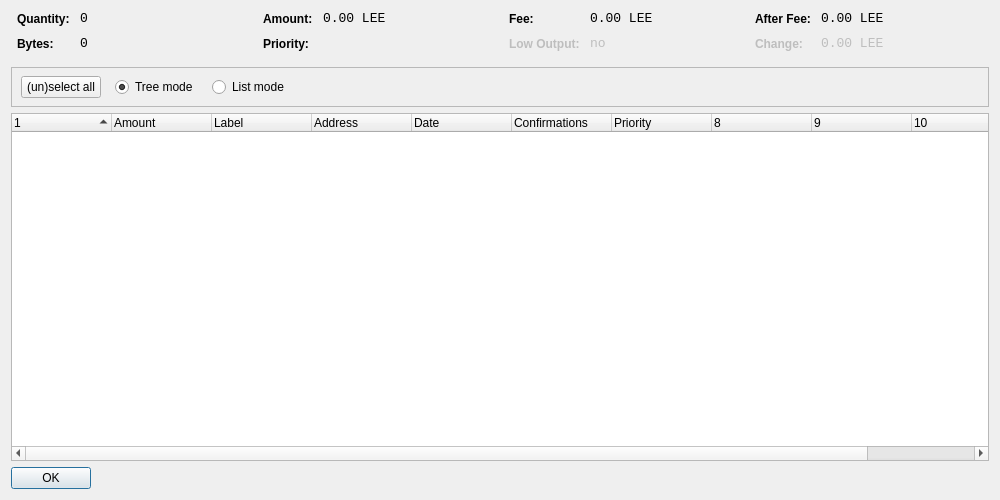
<?xml version="1.0" encoding="UTF-8"?>
<ui version="4.0">
 <class>CoinControlDialog</class>
 <widget class="QDialog" name="CoinControlDialog">
  <property name="geometry">
   <rect>
    <x>0</x>
    <y>0</y>
    <width>1000</width>
    <height>500</height>
   </rect>
  </property>
  <property name="windowTitle">
   <string>Coin Control</string>
  </property>
  <layout class="QVBoxLayout" name="verticalLayout">
   <item>
    <layout class="QHBoxLayout" name="horizontalLayoutTop" stretch="0,0,0,0">
     <property name="topMargin">
      <number>0</number>
     </property>
     <property name="bottomMargin">
      <number>10</number>
     </property>
     <item>
      <layout class="QFormLayout" name="formLayoutCoinControl1">
       <property name="horizontalSpacing">
        <number>10</number>
       </property>
       <property name="verticalSpacing">
        <number>10</number>
       </property>
       <property name="leftMargin">
        <number>6</number>
       </property>
       <property name="rightMargin">
        <number>6</number>
       </property>
       <item row="0" column="0">
        <widget class="QLabel" name="labelCoinControlQuantityText">
         <property name="styleSheet">
          <string notr="true">font-weight:bold;</string>
         </property>
         <property name="text">
          <string>Quantity:</string>
         </property>
        </widget>
       </item>
       <item row="0" column="1">
        <widget class="QLabel" name="labelCoinControlQuantity">
         <property name="font">
          <font>
           <family>Monospace</family>
           <pointsize>10</pointsize>
          </font>
         </property>
         <property name="cursor">
          <cursorShape>IBeamCursor</cursorShape>
         </property>
         <property name="contextMenuPolicy">
          <enum>Qt::ActionsContextMenu</enum>
         </property>
         <property name="text">
          <string notr="true">0</string>
         </property>
         <property name="textInteractionFlags">
          <set>Qt::LinksAccessibleByMouse|Qt::TextSelectableByKeyboard|Qt::TextSelectableByMouse</set>
         </property>
        </widget>
       </item>
       <item row="1" column="0">
        <widget class="QLabel" name="labelCoinControlBytesText">
         <property name="styleSheet">
          <string notr="true">font-weight:bold;</string>
         </property>
         <property name="text">
          <string>Bytes:</string>
         </property>
        </widget>
       </item>
       <item row="1" column="1">
        <widget class="QLabel" name="labelCoinControlBytes">
         <property name="font">
          <font>
           <family>Monospace</family>
           <pointsize>10</pointsize>
          </font>
         </property>
         <property name="cursor">
          <cursorShape>IBeamCursor</cursorShape>
         </property>
         <property name="contextMenuPolicy">
          <enum>Qt::ActionsContextMenu</enum>
         </property>
         <property name="text">
          <string notr="true">0</string>
         </property>
         <property name="textInteractionFlags">
          <set>Qt::LinksAccessibleByMouse|Qt::TextSelectableByKeyboard|Qt::TextSelectableByMouse</set>
         </property>
        </widget>
       </item>
      </layout>
     </item>
     <item>
      <layout class="QFormLayout" name="formLayoutCoinControl2">
       <property name="horizontalSpacing">
        <number>10</number>
       </property>
       <property name="verticalSpacing">
        <number>10</number>
       </property>
       <property name="leftMargin">
        <number>6</number>
       </property>
       <property name="rightMargin">
        <number>6</number>
       </property>
       <item row="0" column="0">
        <widget class="QLabel" name="labelCoinControlAmountText">
         <property name="styleSheet">
          <string notr="true">font-weight:bold;</string>
         </property>
         <property name="text">
          <string>Amount:</string>
         </property>
        </widget>
       </item>
       <item row="0" column="1">
        <widget class="QLabel" name="labelCoinControlAmount">
         <property name="font">
          <font>
           <family>Monospace</family>
           <pointsize>10</pointsize>
          </font>
         </property>
         <property name="cursor">
          <cursorShape>IBeamCursor</cursorShape>
         </property>
         <property name="contextMenuPolicy">
          <enum>Qt::ActionsContextMenu</enum>
         </property>
         <property name="text">
          <string notr="true">0.00 LEE</string>
         </property>
         <property name="textInteractionFlags">
          <set>Qt::LinksAccessibleByMouse|Qt::TextSelectableByKeyboard|Qt::TextSelectableByMouse</set>
         </property>
        </widget>
       </item>
       <item row="1" column="0">
        <widget class="QLabel" name="labelCoinControlPriorityText">
         <property name="styleSheet">
          <string notr="true">font-weight:bold;</string>
         </property>
         <property name="text">
          <string>Priority:</string>
         </property>
        </widget>
       </item>
       <item row="1" column="1">
        <widget class="QLabel" name="labelCoinControlPriority">
         <property name="font">
          <font>
           <family>Monospace</family>
           <pointsize>10</pointsize>
          </font>
         </property>
         <property name="cursor">
          <cursorShape>IBeamCursor</cursorShape>
         </property>
         <property name="contextMenuPolicy">
          <enum>Qt::ActionsContextMenu</enum>
         </property>
         <property name="text">
          <string/>
         </property>
         <property name="textInteractionFlags">
          <set>Qt::LinksAccessibleByMouse|Qt::TextSelectableByKeyboard|Qt::TextSelectableByMouse</set>
         </property>
        </widget>
       </item>
      </layout>
     </item>
     <item>
      <layout class="QFormLayout" name="formLayoutCoinControl3">
       <property name="horizontalSpacing">
        <number>10</number>
       </property>
       <property name="verticalSpacing">
        <number>10</number>
       </property>
       <property name="leftMargin">
        <number>6</number>
       </property>
       <property name="rightMargin">
        <number>6</number>
       </property>
       <item row="0" column="0">
        <widget class="QLabel" name="labelCoinControlFeeText">
         <property name="styleSheet">
          <string notr="true">font-weight:bold;</string>
         </property>
         <property name="text">
          <string>Fee:</string>
         </property>
        </widget>
       </item>
       <item row="0" column="1">
        <widget class="QLabel" name="labelCoinControlFee">
         <property name="font">
          <font>
           <family>Monospace</family>
           <pointsize>10</pointsize>
          </font>
         </property>
         <property name="cursor">
          <cursorShape>IBeamCursor</cursorShape>
         </property>
         <property name="contextMenuPolicy">
          <enum>Qt::ActionsContextMenu</enum>
         </property>
         <property name="text">
          <string notr="true">0.00 LEE</string>
         </property>
         <property name="textInteractionFlags">
          <set>Qt::LinksAccessibleByMouse|Qt::TextSelectableByKeyboard|Qt::TextSelectableByMouse</set>
         </property>
        </widget>
       </item>
       <item row="1" column="0">
        <widget class="QLabel" name="labelCoinControlLowOutputText">
         <property name="enabled">
          <bool>false</bool>
         </property>
         <property name="styleSheet">
          <string notr="true">font-weight:bold;</string>
         </property>
         <property name="text">
          <string>Low Output:</string>
         </property>
        </widget>
       </item>
       <item row="1" column="1">
        <widget class="QLabel" name="labelCoinControlLowOutput">
         <property name="enabled">
          <bool>false</bool>
         </property>
         <property name="font">
          <font>
           <family>Monospace</family>
           <pointsize>10</pointsize>
          </font>
         </property>
         <property name="cursor">
          <cursorShape>IBeamCursor</cursorShape>
         </property>
         <property name="contextMenuPolicy">
          <enum>Qt::ActionsContextMenu</enum>
         </property>
         <property name="text">
          <string notr="true">no</string>
         </property>
         <property name="textInteractionFlags">
          <set>Qt::LinksAccessibleByMouse|Qt::TextSelectableByKeyboard|Qt::TextSelectableByMouse</set>
         </property>
        </widget>
       </item>
      </layout>
     </item>
     <item>
      <layout class="QFormLayout" name="formLayoutCoinControl4">
       <property name="horizontalSpacing">
        <number>10</number>
       </property>
       <property name="verticalSpacing">
        <number>10</number>
       </property>
       <property name="leftMargin">
        <number>6</number>
       </property>
       <property name="rightMargin">
        <number>6</number>
       </property>
       <item row="0" column="0">
        <widget class="QLabel" name="labelCoinControlAfterFeeText">
         <property name="styleSheet">
          <string notr="true">font-weight:bold;</string>
         </property>
         <property name="text">
          <string>After Fee:</string>
         </property>
        </widget>
       </item>
       <item row="0" column="1">
        <widget class="QLabel" name="labelCoinControlAfterFee">
         <property name="font">
          <font>
           <family>Monospace</family>
           <pointsize>10</pointsize>
          </font>
         </property>
         <property name="cursor">
          <cursorShape>IBeamCursor</cursorShape>
         </property>
         <property name="contextMenuPolicy">
          <enum>Qt::ActionsContextMenu</enum>
         </property>
         <property name="text">
          <string notr="true">0.00 LEE</string>
         </property>
         <property name="textInteractionFlags">
          <set>Qt::LinksAccessibleByMouse|Qt::TextSelectableByKeyboard|Qt::TextSelectableByMouse</set>
         </property>
        </widget>
       </item>
       <item row="1" column="0">
        <widget class="QLabel" name="labelCoinControlChangeText">
         <property name="enabled">
          <bool>false</bool>
         </property>
         <property name="styleSheet">
          <string notr="true">font-weight:bold;</string>
         </property>
         <property name="text">
          <string>Change:</string>
         </property>
        </widget>
       </item>
       <item row="1" column="1">
        <widget class="QLabel" name="labelCoinControlChange">
         <property name="enabled">
          <bool>false</bool>
         </property>
         <property name="font">
          <font>
           <family>Monospace</family>
           <pointsize>10</pointsize>
          </font>
         </property>
         <property name="cursor">
          <cursorShape>IBeamCursor</cursorShape>
         </property>
         <property name="contextMenuPolicy">
          <enum>Qt::ActionsContextMenu</enum>
         </property>
         <property name="text">
          <string notr="true">0.00 LEE</string>
         </property>
         <property name="textInteractionFlags">
          <set>Qt::LinksAccessibleByMouse|Qt::TextSelectableByKeyboard|Qt::TextSelectableByMouse</set>
         </property>
        </widget>
       </item>
      </layout>
     </item>
    </layout>
   </item>
   <item>
    <widget class="QFrame" name="frame">
     <property name="minimumSize">
      <size>
       <width>0</width>
       <height>40</height>
      </size>
     </property>
     <property name="frameShape">
      <enum>QFrame::StyledPanel</enum>
     </property>
     <property name="frameShadow">
      <enum>QFrame::Sunken</enum>
     </property>
     <widget class="QWidget" name="horizontalLayoutWidget">
      <property name="geometry">
       <rect>
        <x>10</x>
        <y>0</y>
        <width>781</width>
        <height>41</height>
       </rect>
      </property>
      <layout class="QHBoxLayout" name="horizontalLayoutPanel" stretch="0,0,0,0,0">
       <property name="spacing">
        <number>14</number>
       </property>
       <item>
        <widget class="QPushButton" name="pushButtonSelectAll">
         <property name="sizePolicy">
          <sizepolicy hsizetype="Maximum" vsizetype="Fixed">
           <horstretch>0</horstretch>
           <verstretch>0</verstretch>
          </sizepolicy>
         </property>
         <property name="text">
          <string>(un)select all</string>
         </property>
        </widget>
       </item>
       <item>
        <widget class="QRadioButton" name="radioTreeMode">
         <property name="sizePolicy">
          <sizepolicy hsizetype="Maximum" vsizetype="Fixed">
           <horstretch>0</horstretch>
           <verstretch>0</verstretch>
          </sizepolicy>
         </property>
         <property name="text">
          <string>Tree mode</string>
         </property>
         <property name="checked">
          <bool>true</bool>
         </property>
        </widget>
       </item>
       <item>
        <widget class="QRadioButton" name="radioListMode">
         <property name="sizePolicy">
          <sizepolicy hsizetype="Maximum" vsizetype="Fixed">
           <horstretch>0</horstretch>
           <verstretch>0</verstretch>
          </sizepolicy>
         </property>
         <property name="text">
          <string>List mode</string>
         </property>
        </widget>
       </item>
       <item>
        <spacer name="horizontalSpacer">
         <property name="orientation">
          <enum>Qt::Horizontal</enum>
         </property>
         <property name="sizeHint" stdset="0">
          <size>
           <width>40</width>
           <height>20</height>
          </size>
         </property>
        </spacer>
       </item>
      </layout>
     </widget>
    </widget>
   </item>
   <item>
    <widget class="CoinControlTreeWidget" name="treeWidget">
     <property name="contextMenuPolicy">
      <enum>Qt::CustomContextMenu</enum>
     </property>
     <property name="sortingEnabled">
      <bool>false</bool>
     </property>
     <property name="columnCount">
      <number>11</number>
     </property>
     <attribute name="headerShowSortIndicator" stdset="0">
      <bool>true</bool>
     </attribute>
     <attribute name="headerStretchLastSection">
      <bool>false</bool>
     </attribute>
     <column>
      <property name="text">
       <string/>
      </property>
     </column>
     <column>
      <property name="text">
       <string>Amount</string>
      </property>
     </column>
     <column>
      <property name="text">
       <string>Label</string>
      </property>
     </column>
     <column>
      <property name="text">
       <string>Address</string>
      </property>
     </column>
     <column>
      <property name="text">
       <string>Date</string>
      </property>
     </column>
     <column>
      <property name="text">
       <string>Confirmations</string>
      </property>
      <property name="toolTip">
       <string>Confirmed</string>
      </property>
     </column>
     <column>
      <property name="text">
       <string>Priority</string>
      </property>
     </column>
     <column>
      <property name="text">
       <string/>
      </property>
     </column>
     <column>
      <property name="text">
       <string/>
      </property>
     </column>
     <column>
      <property name="text">
       <string/>
      </property>
     </column>
     <column>
      <property name="text">
       <string/>
      </property>
     </column>
    </widget>
   </item>
   <item>
    <widget class="QDialogButtonBox" name="buttonBox">
     <property name="sizePolicy">
      <sizepolicy hsizetype="Maximum" vsizetype="Fixed">
       <horstretch>0</horstretch>
       <verstretch>0</verstretch>
      </sizepolicy>
     </property>
     <property name="orientation">
      <enum>Qt::Horizontal</enum>
     </property>
     <property name="standardButtons">
      <set>QDialogButtonBox::Ok</set>
     </property>
    </widget>
   </item>
  </layout>
 </widget>
 <customwidgets>
  <customwidget>
   <class>CoinControlTreeWidget</class>
   <extends>QTreeWidget</extends>
   <header>coincontroltreewidget.h</header>
  </customwidget>
 </customwidgets>
 <resources/>
 <connections/>
</ui>
